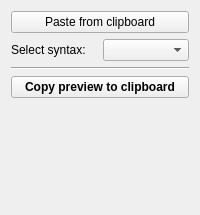
        <widget class="QWidget" name="tab_clipboard">
         <attribute name="title">
          <string>Clipboard</string>
         </attribute>
         <layout class="QVBoxLayout" name="verticalLayout_15">
          <item>
           <widget class="QPushButton" name="pbPasteFromCB">
            <property name="toolTip">
             <string>Paste clipboard content into the preview window.</string>
            </property>
            <property name="text">
             <string>Paste from clipboard</string>
            </property>
           </widget>
          </item>
          <item>
           <layout class="QHBoxLayout" name="horizontalLayout_23">
            <item>
             <widget class="QLabel" name="label_13">
              <property name="text">
               <string>Select syntax:</string>
              </property>
             </widget>
            </item>
            <item>
             <widget class="QComboBox" name="comboSelectSyntax">
              <property name="toolTip">
               <string>Select the correct syntax of the code snippet.</string>
              </property>
             </widget>
            </item>
           </layout>
          </item>
          <item>
           <widget class="Line" name="line_14">
            <property name="orientation">
             <enum>Qt::Horizontal</enum>
            </property>
           </widget>
          </item>
          <item>
           <widget class="QPushButton" name="pbCopyToCP">
            <property name="font">
             <font>
              <weight>75</weight>
              <bold>true</bold>
             </font>
            </property>
            <property name="toolTip">
             <string>Copy highlighted code into the clipboard.</string>
            </property>
            <property name="text">
             <string>Copy preview to clipboard</string>
            </property>
           </widget>
          </item>
          <item>
           <spacer name="verticalSpacer_12">
            <property name="orientation">
             <enum>Qt::Vertical</enum>
            </property>
            <property name="sizeHint" stdset="0">
             <size>
              <width>20</width>
              <height>106</height>
             </size>
            </property>
           </spacer>
          </item>
         </layout>
        </widget>
